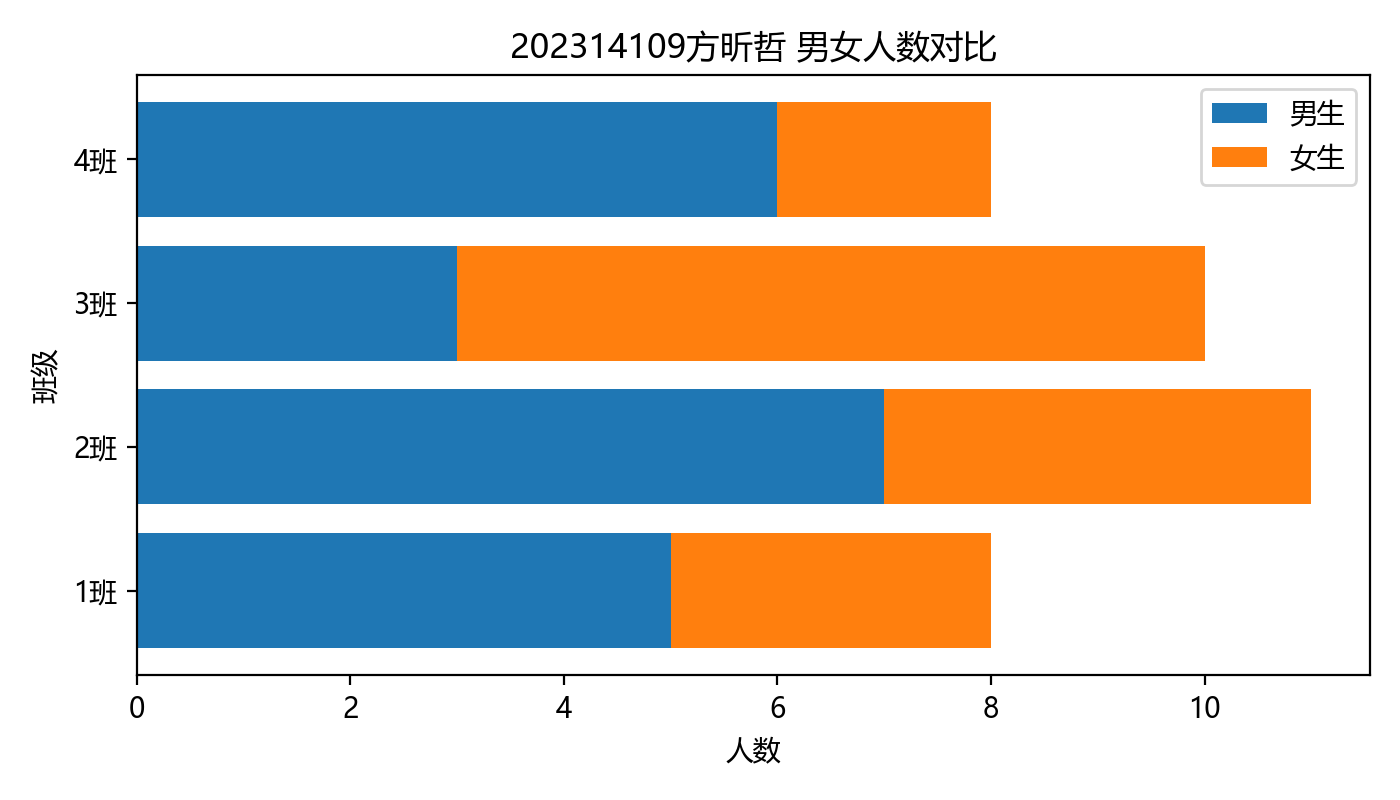

Write Python code to recreate this figure.
"""
堆叠水平柱状图：各班级男女生人数对比。

教学重点：
  - 使用 matplotlib 绘制水平堆叠柱状图（Stacked Horizontal Bar Chart）
  - barh 函数的 left 参数实现堆叠效果
  - yticks 替换刻度标签为班级名称
"""

# --- 1. 导入与后端设置 ---
import matplotlib

matplotlib.use("Agg")  # 使用非交互式后端，适合脚本环境保存图片

import matplotlib.pyplot as plt

# --- 2. 中文字体与负号显示配置 ---
plt.rcParams["font.sans-serif"] = ["Microsoft YaHei"]  # 设置中文字体为微软雅黑
plt.rcParams["axes.unicode_minus"] = False  # 解决负号 '-' 显示为方块的问题

# --- 3. 数据准备 ---
# 直接改这里的数据
classes = ["1班", "2班", "3班", "4班"]  # 班级名称
boys = [5, 7, 3, 6]   # 各班男生人数
girls = [3, 4, 7, 2]   # 各班女生人数

y = range(len(classes))  # 每个班级在 y 轴上的位置索引

# --- 4. 绘制堆叠水平柱状图 ---
plt.figure(figsize=(7, 4))  # 创建画布，宽 7 英寸、高 4 英寸
plt.barh(y, boys, label="男生")               # 先画男生柱子
plt.barh(y, girls, left=boys, label="女生")    # 女生柱子从男生柱子右端开始，形成堆叠
plt.yticks(y, classes)  # 将 y 轴刻度替换为班级名称
plt.ylabel("班级")
plt.xlabel("人数")
plt.title("202314109方昕哲 男女人数对比")
plt.legend()  # 显示图例
plt.tight_layout()  # 自动调整布局，避免标签被裁剪
plt.savefig("q3_stack_barh.png", dpi=200)  # 保存为 PNG 图片，分辨率 200 dpi
